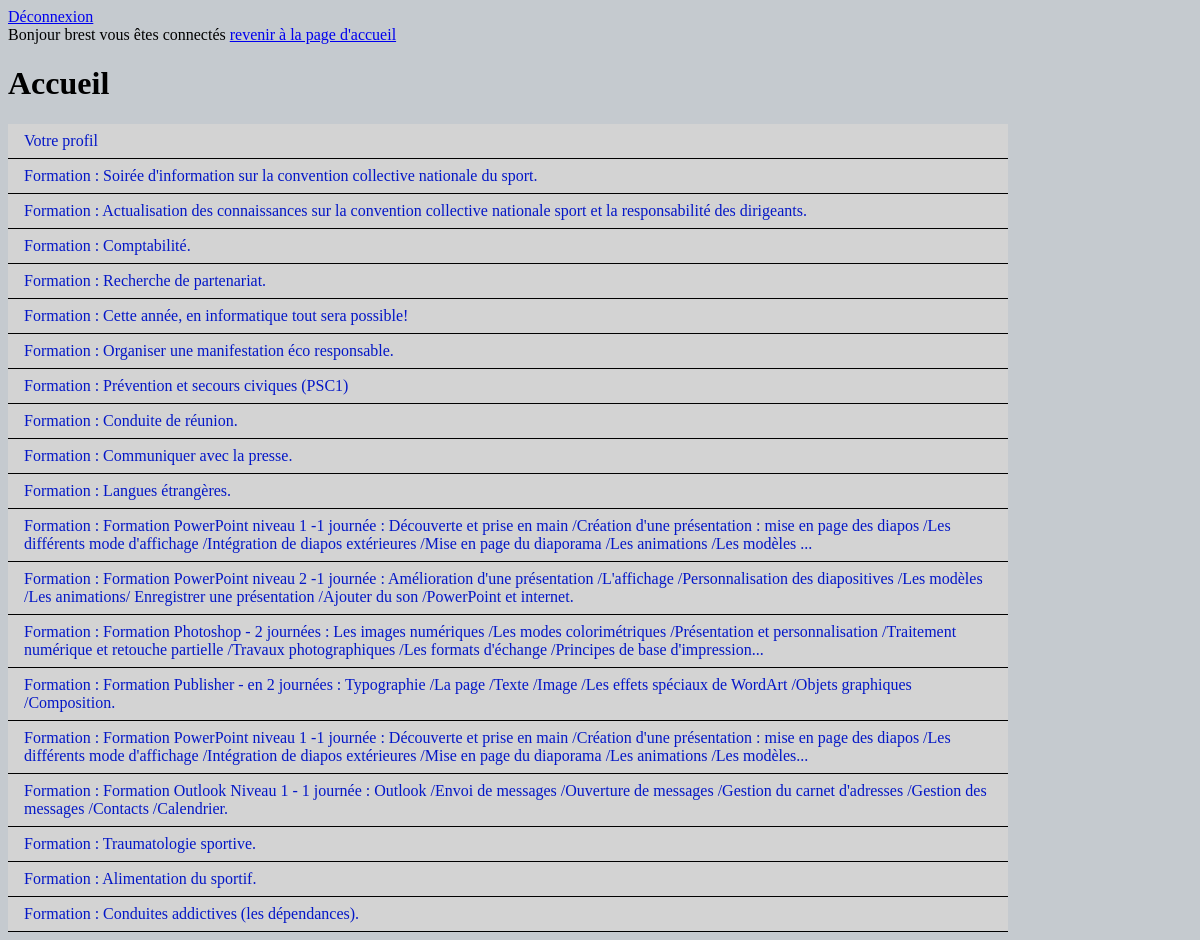
Screenshot of /accueil.php (signed in) with the database file from the repository.
### tables this page shows
CREATE TABLE `utilisateur` (
  `idUtilisateur` int(20) NOT NULL,
  `nom` varchar(20) NOT NULL,
  `prenom` varchar(20) NOT NULL,
  `adresseMail` varchar(50) NOT NULL,
  `password` varchar(50) NOT NULL,
  `idStatus` int(11) NOT NULL
);

CREATE TABLE `concerne` (
  `idStatus` int(11) NOT NULL,
  `numFormation` int(11) NOT NULL
);

CREATE TABLE `formation` (
  `numFormation` int(20) NOT NULL,
  `objectif` varchar(255) NOT NULL,
  `couts` int(20) DEFAULT NULL,
  `titre` varchar(50) NOT NULL
);

### fonction.php (called while the page is built, shortened)
<?php
function gestionnaireDeConnexionMysqli() {
    $db_username = 'root';
    $db_password = '';
    $db_name     = 'dbbm2l';
    $db_host     = 'localhost';
    $db = mysqli_connect($db_host, $db_username, $db_password, $db_name)
           or die('pas de connexion to database');
    return $db;
}
function lireUtilisateur($id) {
	$db = gestionnaireDeConnexionMysqli();
    if ($db != NULL) {
		$req 		  = "SELECT * FROM utilisateur WHERE idUtilisateur = $id";
		$exec_requete = mysqli_query($db, $req);
		$user         = mysqli_fetch_array($exec_requete);
	}else {
		echo "Une erreur est survenue.";
	}
    return $user;
}
function statusConcerne($idStatus) {
	$db = gestionnaireDeConnexionMysqli();
    if ($db != NULL) {
		$req 		  = "SELECT numFormation FROM concerne WHERE idStatus = $idStatus";
		$exec_requete = mysqli_query($db, $req);
		$formations   = mysqli_fetch_all($exec_requete, MYSQLI_ASSOC);
	}else {
		echo "Une erreur est survenue.";
	}
    return $formations;
}
function nomsFormation($numFormation) {
	$db = gestionnaireDeConnexionMysqli();
	if ($db != NULL) {
		$req		   = "SELECT objectif FROM formation WHERE numFormation = $numFormation";
		$exec_requete  = mysqli_query($db, $req);
		$lesFormations = mysqli_fetch_all($exec_requete, MYSQLI_ASSOC);
	}else {
		echo "Une erreur est survenue.";
	}
	return $lesFormations;
}
?>

### accueil.php (the view, shortened to what this page needs)
<?php
include_once 'principale.php';
include_once 'fonction.php';
$utilisateur = lireUtilisateur($_SESSION['id']);
$listFormConcerne = statusConcerne($utilisateur['idStatus']);
?>
<div class="titre">
	<H1>Accueil</H1>
</div>
<nav >
	<ul class="profil">
		<li><a href="consultation.profil.php">Votre profil</a></li>
			<?php foreach ($listFormConcerne as $concerne) :
				$nomFormation = nomsFormation($concerne["numFormation"]);
			?>
	</ul>
</nav>
<nav>
	<ul>
	<li><a href="type.de.formation.php?formation=<?php echo $concerne["numFormation"] ?>">
			Formation : <?php echo $nomFormation[0]["objectif"]; ?></a></li>
	</ul>
</nav>
<?php endforeach; ?>
</html>

### principale.php (shortened to what this page needs)
<!DOCTYPE html>
<html>
<?php
include_once 'fonction.php';
?>
    <head>
        <link rel="stylesheet" href="style.css" media="screen" type="text/css" />
    </head>
    <body >
        <div id="content">
            <a href='principale.php?deconnexion=true'><span>Déconnexion</span></a>
            <?php
                if (isset($_GET['deconnexion'])) {
                   if($_GET['deconnexion']==true) {
                      session_unset();
                      header("location:index.php");
                   }
                }
                else if ($_SESSION['id'] !== "") {
                    $user = lireUtilisateur($_SESSION['id']);
                    echo "<br>Bonjour {$user['nom']} vous êtes connectés";
                }
            ?>
            <a href="accueil.php">revenir à la page d'accueil</a>
        </div>

### style.css (style rules this page uses)
body { background: rgb(197, 202, 207); }
nav { border-bottom: 1px solid black; width: 1000px; }
ul { list-style-type: none; margin: 0; padding: 0; width: 1000px; background-color: #d3d3d3; }
li a { display: block; color: rgb(4, 23, 199); padding: 8px 16px; text-decoration: none; }

### rows the page displays
utilisateur: nom "brest"
concerne: numFormation.objectif "Soirée d'information sur la convention collective nationale du sport."
concerne: numFormation.objectif "Actualisation des connaissances sur la convention collective nationale sport et la responsabilité des dirigeants."
concerne: numFormation.objectif "Comptabilité."
concerne: numFormation.objectif "Recherche de partenariat."
concerne: numFormation.objectif "Cette année, en informatique tout sera possible!"
concerne: numFormation.objectif "Organiser une manifestation éco responsable."
concerne: numFormation.objectif "Prévention et secours civiques (PSC1)"
concerne: numFormation.objectif "Conduite de réunion."
concerne: numFormation.objectif "Communiquer avec la presse."
concerne: numFormation.objectif "Langues étrangères."
concerne: numFormation.objectif "Formation PowerPoint niveau 1 -1 journée : Découverte et prise en main /Création d'une présentation : mise en page des diapos /Les différents mode d'affichage /Intégration de diapos extérieures /Mise en page du diaporama /Les animations /Les modèles ..."
concerne: numFormation.objectif "Formation PowerPoint niveau 2 -1 journée : Amélioration d'une présentation /L'affichage /Personnalisation des diapositives /Les modèles /Les animations/ Enregistrer une présentation /Ajouter du son /PowerPoint et internet."
concerne: numFormation.objectif "Formation Photoshop - 2 journées : Les images numériques /Les modes colorimétriques /Présentation et personnalisation /Traitement numérique et retouche partielle /Travaux photographiques /Les formats d'échange /Principes de base d'impression..."
concerne: numFormation.objectif "Formation Publisher - en 2 journées : Typographie /La page /Texte /Image /Les effets spéciaux de WordArt /Objets graphiques /Composition."
concerne: numFormation.objectif "Formation PowerPoint niveau 1 -1 journée : Découverte et prise en main /Création d'une présentation : mise en page des diapos /Les différents mode d'affichage /Intégration de diapos extérieures /Mise en page du diaporama /Les animations /Les modèles..."
concerne: numFormation.objectif "Formation Outlook Niveau 1 - 1 journée : Outlook /Envoi de messages /Ouverture de messages /Gestion du carnet d'adresses /Gestion des messages /Contacts /Calendrier."
concerne: numFormation.objectif "Traumatologie sportive."
concerne: numFormation.objectif "Alimentation du sportif."
concerne: numFormation.objectif "Conduites addictives (les dépendances)."
